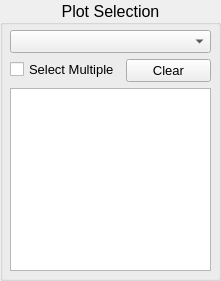
   <widget class="QGroupBox" name="groupBox_2">
    <property name="geometry">
     <rect>
      <x>10</x>
      <y>10</y>
      <width>221</width>
      <height>281</height>
     </rect>
    </property>
    <property name="font">
     <font>
      <family>Arial</family>
      <pointsize>12</pointsize>
      <weight>50</weight>
      <bold>false</bold>
     </font>
    </property>
    <property name="title">
     <string>Plot Selection</string>
    </property>
    <property name="alignment">
     <set>Qt::AlignCenter</set>
    </property>
    <widget class="QWidget" name="formLayoutWidget_2">
     <property name="geometry">
      <rect>
       <x>10</x>
       <y>30</y>
       <width>201</width>
       <height>241</height>
      </rect>
     </property>
     <property name="font">
      <font>
       <family>Arial</family>
       <pointsize>8</pointsize>
      </font>
     </property>
     <layout class="QFormLayout" name="formLayout_2">
      <property name="sizeConstraint">
       <enum>QLayout::SetNoConstraint</enum>
      </property>
      <item row="0" column="0" colspan="2">
       <widget class="QComboBox" name="cbPlotSelect">
        <property name="font">
         <font>
          <family>Arial</family>
          <pointsize>10</pointsize>
          <weight>50</weight>
          <bold>false</bold>
         </font>
        </property>
       </widget>
      </item>
      <item row="1" column="0">
       <widget class="QCheckBox" name="chbSelMult">
        <property name="font">
         <font>
          <family>Arial</family>
          <pointsize>10</pointsize>
          <weight>50</weight>
          <bold>false</bold>
          <stylestrategy>PreferDefault</stylestrategy>
         </font>
        </property>
        <property name="text">
         <string>Select Multiple</string>
        </property>
       </widget>
      </item>
      <item row="1" column="1">
       <widget class="QPushButton" name="btnClearSel">
        <property name="font">
         <font>
          <family>Arial</family>
          <pointsize>10</pointsize>
          <weight>50</weight>
          <bold>false</bold>
         </font>
        </property>
        <property name="text">
         <string>Clear</string>
        </property>
       </widget>
      </item>
      <item row="2" column="0" colspan="2">
       <widget class="QListWidget" name="lstPlotSel">
        <property name="font">
         <font>
          <family>Arial</family>
          <pointsize>8</pointsize>
          <stylestrategy>PreferDefault</stylestrategy>
         </font>
        </property>
       </widget>
      </item>
     </layout>
    </widget>
   </widget>
